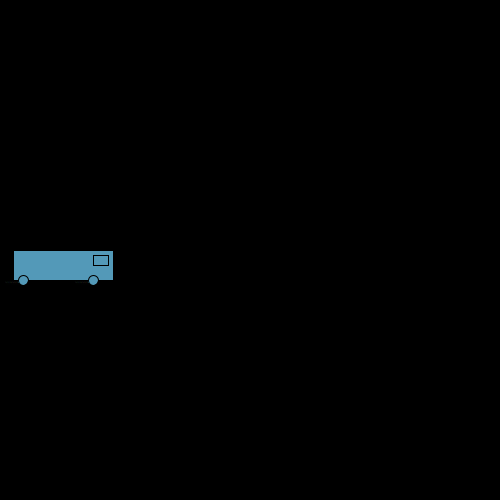
Frame 1 (no input)
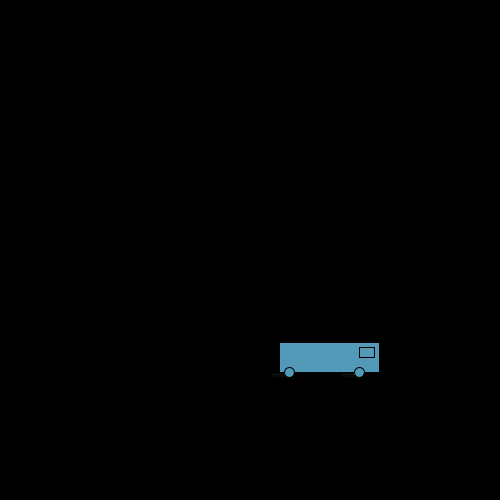
Frame 60 (the mouse pressed at the canvas centre just before this capture)
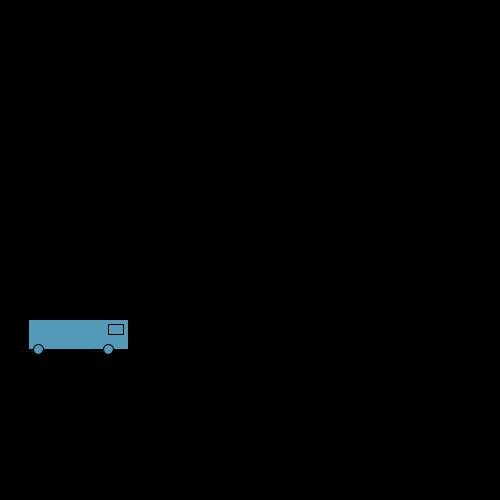
Frame 120 (the mouse held since frame 60 and released just before this capture)

The Processing sketch that drew these frames (run headless with seeded random() and noise(); from frame 60 on, the mouse is pressed at the canvas centre):

// Processing sketch: processing_95603
// ── processing_95603.pde

//Valentina Pherson
//Creative Computing
//April 7, 2013
//Classes and Sin waves

Car[] traffic = new Car[27];
float incrementor = 0;
float xPos = 0;
 
void setup() {
  size(500, 500);
  background(0);
  for (int i=0; i<27; i++) {
    traffic[i]=new Car(int(random(255)), int(random(255)), int(random(255)), i*0, i*10);
  }
}
void draw() {
   background(0);
   incrementor += .02;//remove maybe?
   for (int i=0; i<27; i++) {
    stroke(230, 234, 28);
  }
  for (int i=0; i<27; i++) {
    stroke(0);
    traffic[i].drawCar();
    traffic[i].move();
  }
}
class Car {
  int r;
  int g;
  int b;
 
  float yOff = sin(incrementor) * 100;//maybe remove?
  
  Car(int _r, int _g, int _b, float _xPos, float _yPos) {
    r = _r;
    g = _g;
    b = _b;
 

    yOff = sin(incrementor) * 100;
  }
  
  void drawCar() {
    fill(r, g, b);
    rect(xPos, 250+ yOff, 100, 30); //I tried adding  [i] to yPos for these, but it didn't work
    ellipse(xPos + 10, 280+yOff, 10, 10);//I tried adding  [i] to yPos for these, but it didn't work
    ellipse(xPos + 80, 280+ yOff, 10, 10);//I tried adding  [i] to yPos for these, but it didn't work
    rect(xPos + 80, (250+yOff) +5, 15,10);//I tried adding  [i] to yPos for these, but it didn't work
  }
    void move() {
      xPos += 0.5; 
    yOff = sin(incrementor) * 100;
     if(xPos > width + 15){
    xPos = -15;
    }
  }
}
